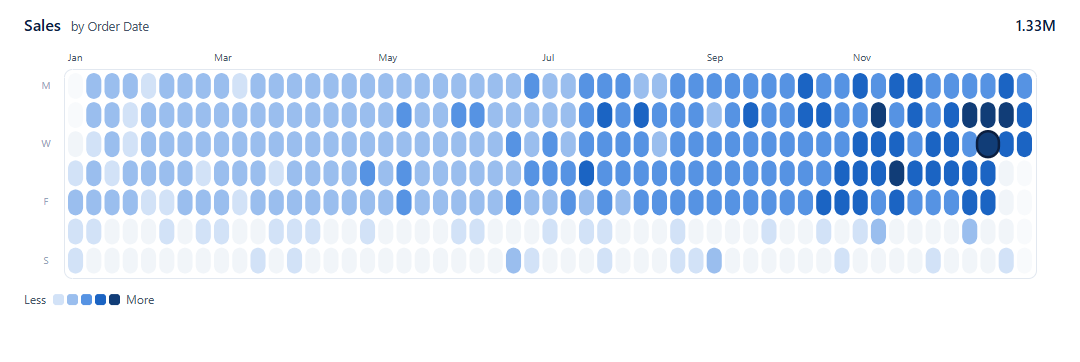
#> input picture prototype/render-bi-nexus.png, 1080 x 362 px
$ python compare.py
#> lines starting #> are read from the running program, lines starting #| are printed output that depends on the picture
"""Stack the renders for side-by-side review: the site's card (target_card.png, local only), the
earlier render in the site's purple, then the BI Nexus render. Writes compare.png (local only,
because it contains the site capture)."""
from pathlib import Path
from PIL import Image, ImageDraw

here = Path(__file__).parent
panels = [
    ("Target: the site's card (local capture, not committed)", "target_card.png"),
    ("Prototype in the site's purple (first pass)", "render-lumeric-purple.png"),
    ("Prototype in the BI Nexus theme (shades of theme colour 1)", "render-bi-nexus.png"),
]
shots = [(label, Image.open(here / f).convert("RGB")) for label, f in panels if (here / f).exists()]
#> shots = 1 item
w = max(s.width for _, s in shots)
#> w = 1080
band = 26
out = Image.new("RGB", (w, sum(s.height + band for _, s in shots)), "#ffffff")
#> out: PIL image 1080x388 RGB; every value is 255
draw = ImageDraw.Draw(out)
y = 0
for label, s in shots:
    draw.rectangle([0, y, w, y + band], fill="#e2e8f0")
    draw.text((10, y + 7), label, fill="#0b1e3f")
    out.paste(s, (0, y + band))
    y += band + s.height
#> this loop made 1 pass
#> y on pass 1: 388
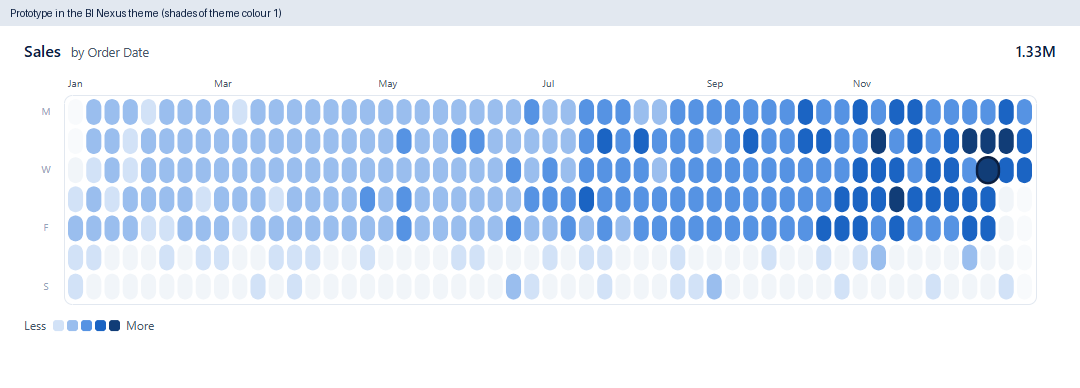
#> out: PIL image 1080x388 RGB; mean R, G, B 220.1, 231.6, 246.5
#> after the loop, y = 388
out.save(here / "compare.png")
print(here / "compare.png")

$ run again, with prototype/render-bi-nexus-drag.png copied over prototype/render-bi-nexus.png
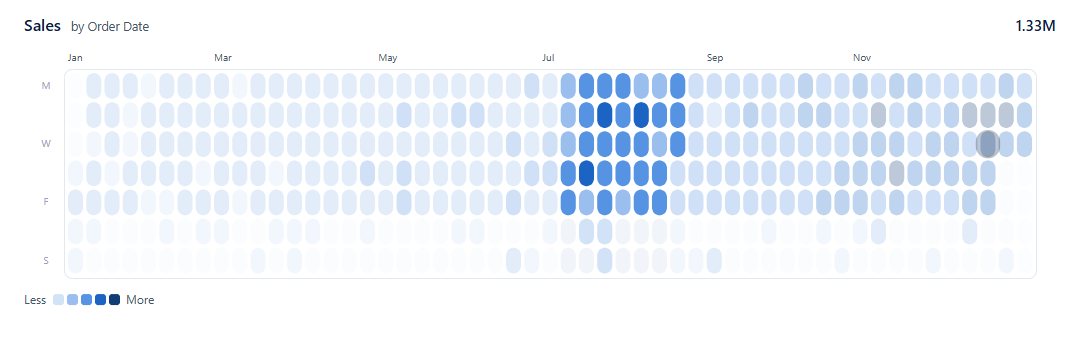
#> input picture prototype/render-bi-nexus-drag.png, 1080 x 362 px
#> shots = 1 item
#> w = 1080
#> the loop `for label, s in shots:` made 1 pass
#> y on pass 1: 388
#> after the loop `for label, s in shots:`:
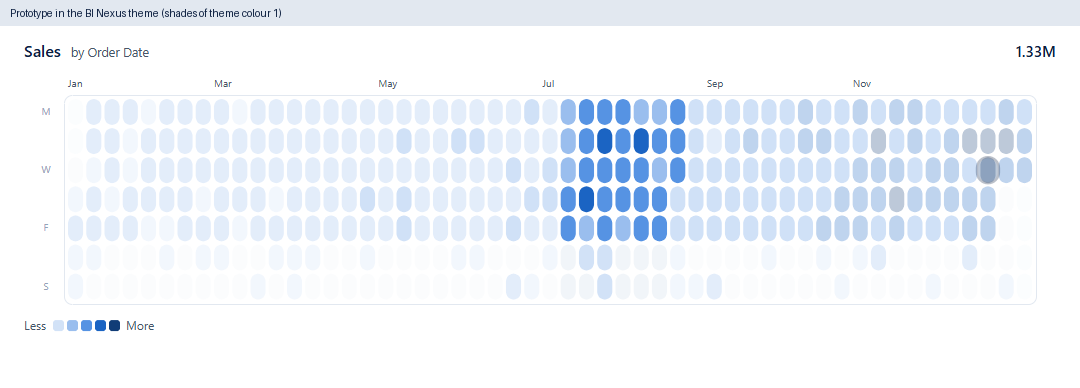
#> out: PIL image 1080x388 RGB; mean R, G, B 239.8, 244.6, 250.7
#> after the loop `for label, s in shots:`: y = 388

$ run again, with checklists/probe/build/Daily overview.png copied over prototype/render-bi-nexus.png
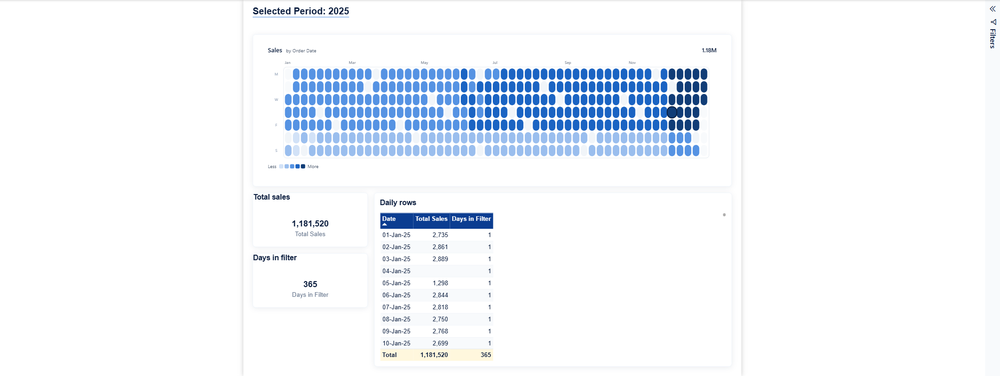
#> input picture checklists/probe/build/Daily overview.png, 1000 x 376 px, shrunk from 2157 x 812 before the run
#> shots = 1 item
#> w = 1000
#> the loop `for label, s in shots:` made 1 pass
#> y on pass 1: 402
#> after the loop `for label, s in shots:`:
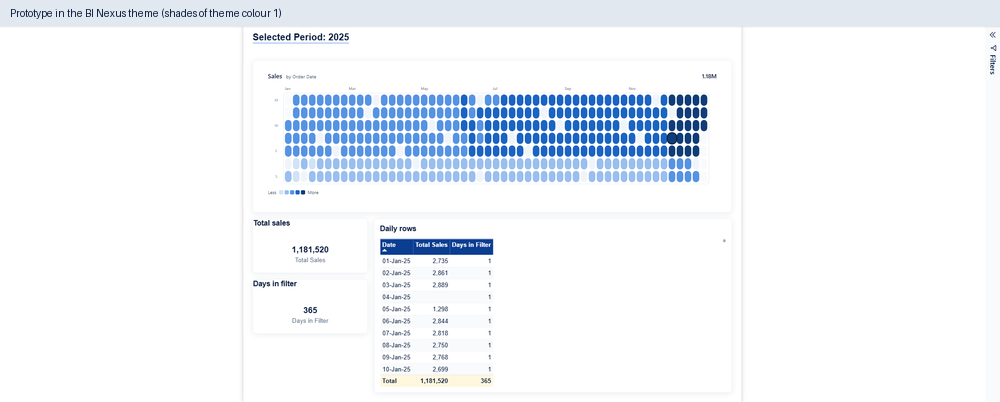
#> out: PIL image 1000x402 RGB; mean R, G, B 240.4, 244.3, 249.6
#> after the loop `for label, s in shots:`: y = 402
